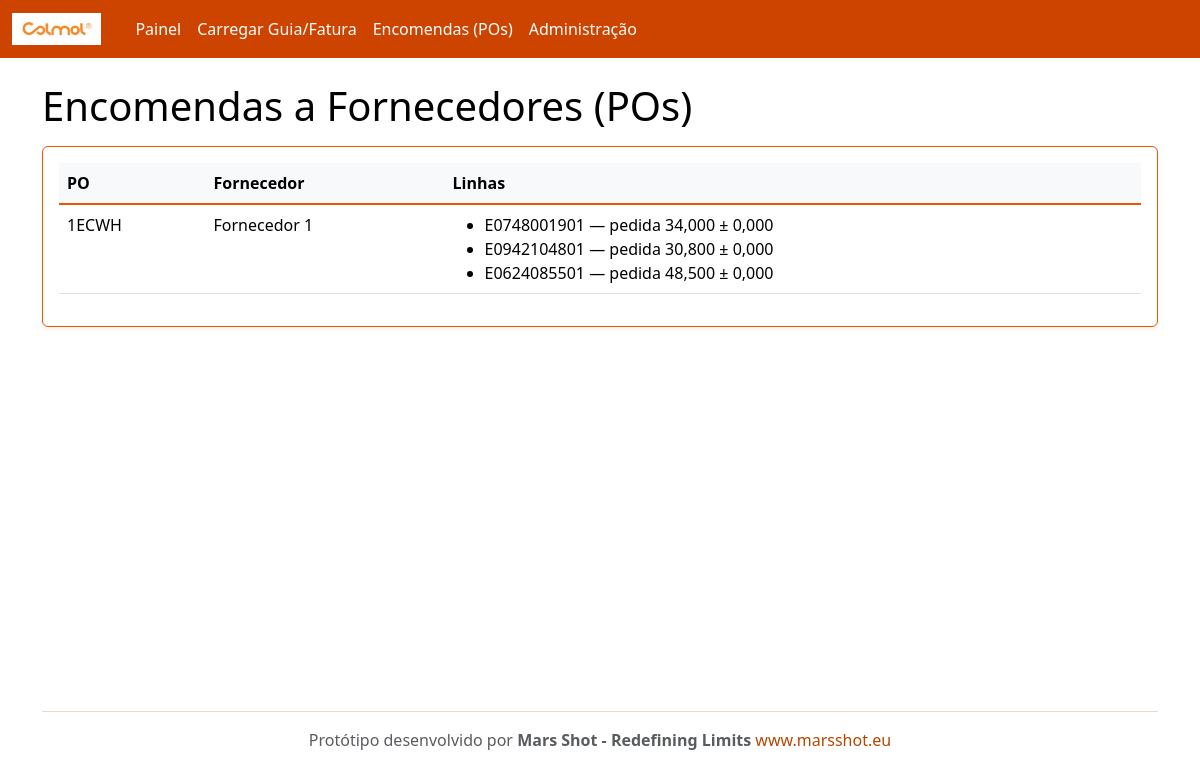
The page /po/ on the database as committed earlier.
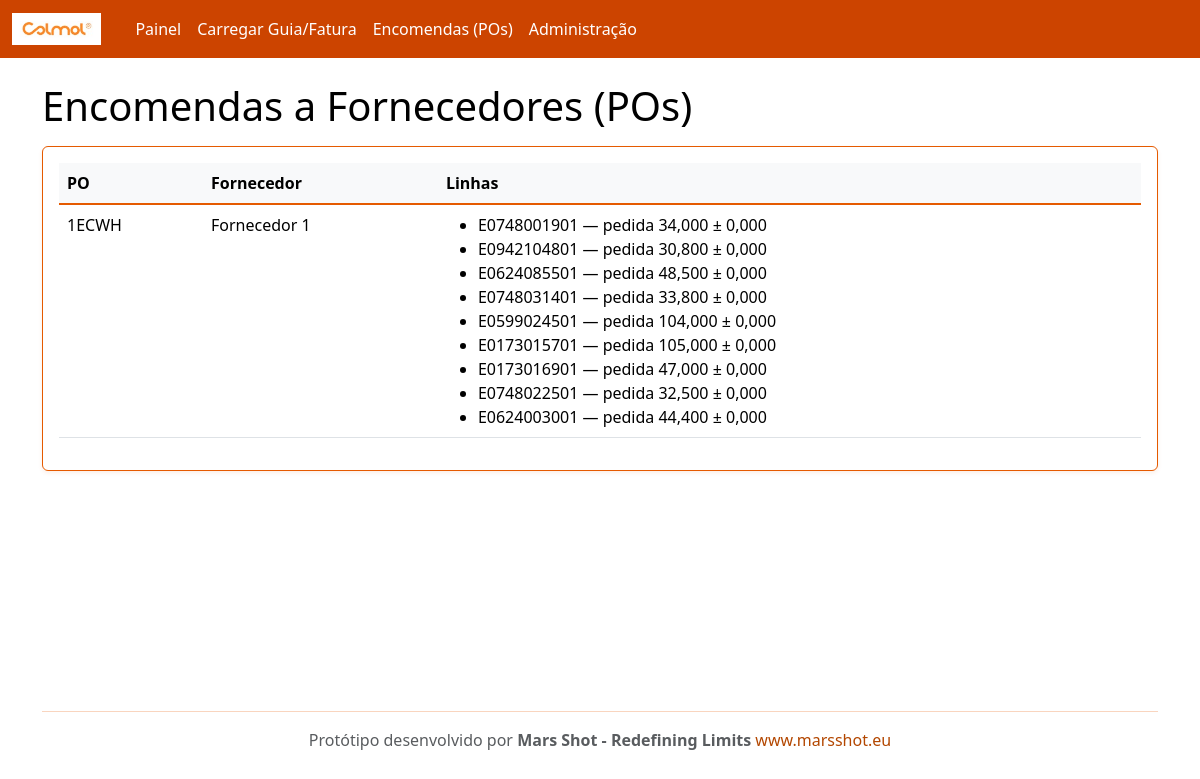
The same page on the database as committed later.
### rececao/models.py (models this page shows, shortened)
class PurchaseOrder(models.Model):
    number = models.CharField(max_length=100, unique=True)
    supplier = models.ForeignKey(Supplier, on_delete=models.CASCADE, related_name='purchase_orders')
    created_at = models.DateTimeField(auto_now_add=True)

class Supplier(models.Model):
    name = models.CharField(max_length=200, unique=True)
    email = models.EmailField(blank=True, null=True)
    code = models.CharField(max_length=50, unique=True)

class POLine(models.Model):
    po = models.ForeignKey(PurchaseOrder, on_delete=models.CASCADE, related_name='lines')
    internal_sku = models.CharField(max_length=120)  # código interno Colmol
    description = models.CharField(max_length=255, blank=True)
    unit = models.CharField(max_length=20, default='UN')
    qty_ordered = models.DecimalField(max_digits=12, decimal_places=3)
    tolerance = models.DecimalField(max_digits=6, decimal_places=3, default=0)  # tolerância admitida
    class Meta:
        unique_together = ('po','internal_sku')

### rececao/views.py (the view)
# urls.py: path('po/', views.po_list, name='po_list'),
def po_list(request):
    pos = PurchaseOrder.objects.all().order_by('-id')
    return render(request, 'po_list.html', {'pos': pos})

### templates/po_list.html
{% extends "base.html" %}
{% block content %}
<h1>Encomendas a Fornecedores (POs)</h1>
<div class="card p-3 mt-3">
  <table class="table table-hover">
    <thead><tr><th>PO</th><th>Fornecedor</th><th>Linhas</th></tr></thead>
    <tbody>
      {% for p in pos %}
      <tr>
        <td>{{ p.number }}</td>
        <td>{{ p.supplier.name }}</td>
        <td>
          <ul class="mb-0">
          {% for l in p.lines.all %}
            <li>{{ l.internal_sku }} — pedida {{ l.qty_ordered }} ± {{ l.tolerance }}</li>
          {% endfor %}
          </ul>
        </td>
      </tr>
      {% empty %}
      <tr><td colspan="3">Sem POs. Use o admin para criar dados de exemplo.</td></tr>
      {% endfor %}
    </tbody>
  </table>
</div>
{% endblock %}

### templates/base.html (shortened to what this page needs)
{% load static %}
<!doctype html>
<html lang="pt">
<head>
  <link href="https://cdn.jsdelivr.net/npm/bootstrap@5.3.3/dist/css/bootstrap.min.css" rel="stylesheet">
</head>
<body>
  <nav class="navbar navbar-expand-lg navbar-dark">
    <div class="container-fluid">
      <a class="navbar-brand d-flex align-items-center" href="/">
        <img src="{% static 'colmol-logo.png' %}" alt="Colmol" style="height: 32px; margin-right: 10px;">
      </a>
      <div class="collapse navbar-collapse" id="nav">
        <ul class="navbar-nav me-auto mb-2 mb-lg-0">
          <li class="nav-item"><a class="nav-link" href="/">Painel</a></li>
          <li class="nav-item"><a class="nav-link" href="/upload/">Carregar Guia/Fatura</a></li>
          <li class="nav-item"><a class="nav-link" href="/po/">Encomendas (POs)</a></li>
          <li class="nav-item"><a class="nav-link" href="/admin/">Administração</a></li>
        </ul>
      </div>
    </div>
  </nav>
  <main class="container my-4">
    {% block content %}{% endblock %}
  </main>
  <footer class="container my-5">
    <hr class="border-secondary" />
    <div class="text-center">
      <p class="mb-0 text-muted">Protótipo desenvolvido por <strong>Mars Shot - Redefining Limits</strong> <a
          href="https://www.marsshot.eu" target="_blank" class="text-decoration-none">www.marsshot.eu</a></p>
    </div>
  </footer>
</body>
</html>

Rows that differ between the two databases and show on the page:
added POLine: internal_sku "E0748031401", qty_ordered "33,800", tolerance "0,000"
added POLine: internal_sku "E0599024501", qty_ordered "104,000", tolerance "0,000"
added POLine: internal_sku "E0173015701", qty_ordered "105,000", tolerance "0,000"
added POLine: internal_sku "E0173016901", qty_ordered "47,000", tolerance "0,000"
added POLine: internal_sku "E0748022501", qty_ordered "32,500", tolerance "0,000"
added POLine: internal_sku "E0624003001", qty_ordered "44,400", tolerance "0,000"
